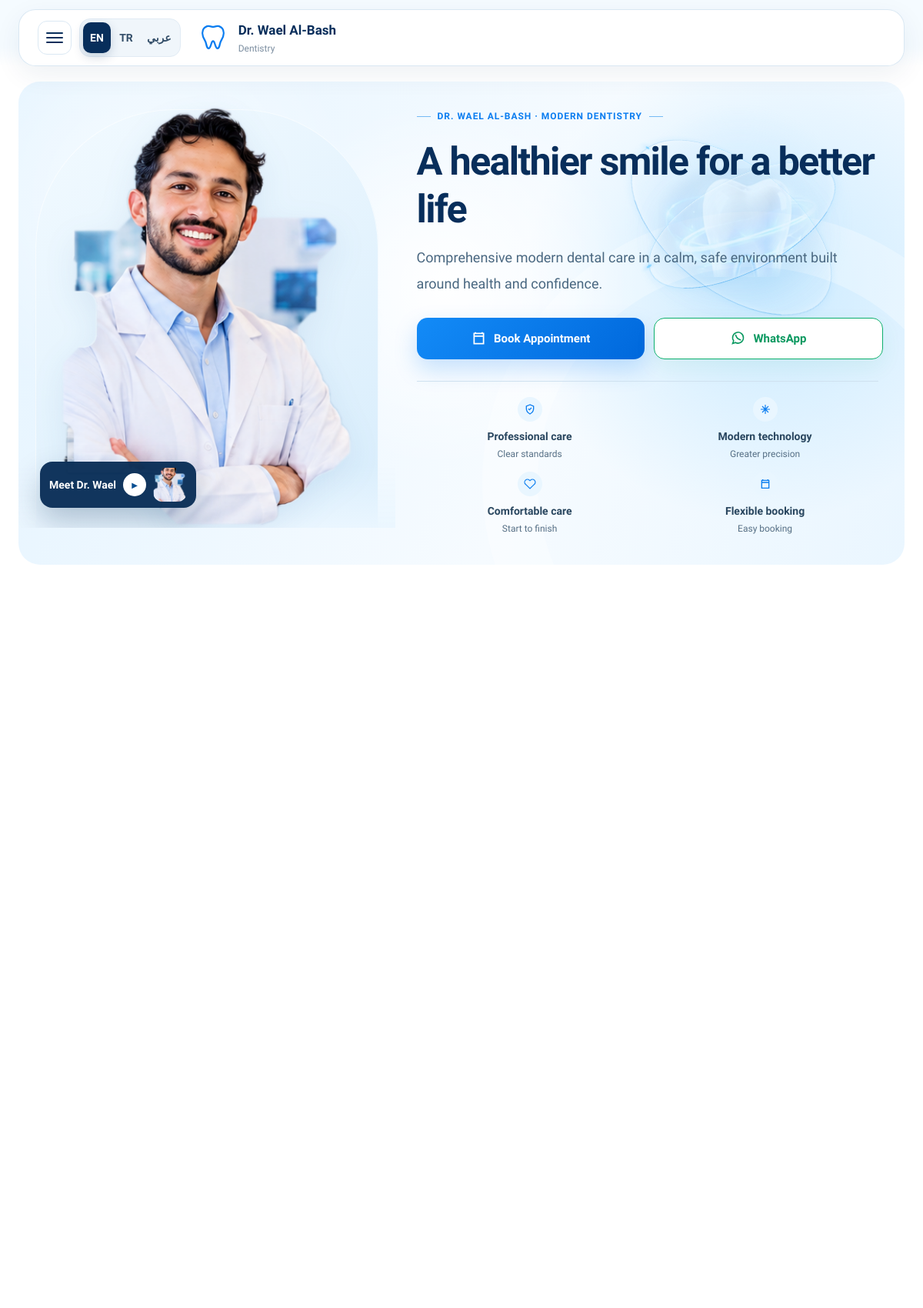
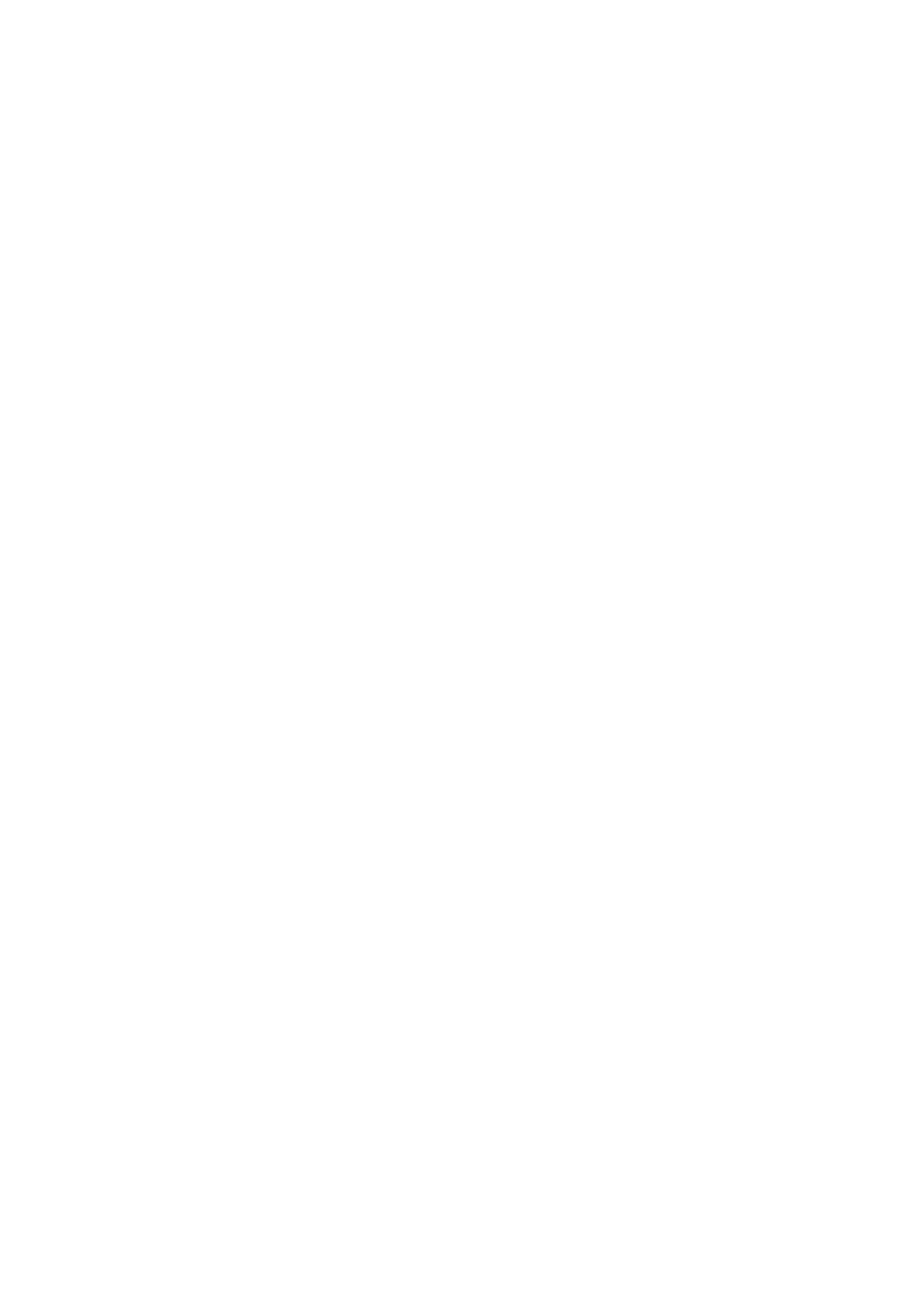
Screenshot of /?lang=en (upper part) with the database file from the repository (2 pictures, top to bottom).
### app/main.py (models this page shows)
class Base(DeclarativeBase): pass

class SiteSetting(Base):
    __tablename__="site_settings"
    key: Mapped[str] = mapped_column(String(100), primary_key=True)
    value: Mapped[str] = mapped_column(Text, default="")

### app/main.py (the view)
@app.get("/",response_class=HTMLResponse)
def home(request:Request,s:Session=Depends(db)):
    l=lang(request)
    services=s.scalars(select(Service).where(Service.active==True).order_by(Service.sort_order)).all()
    cases=s.scalars(select(ClinicalCase).where(ClinicalCase.status=="published").order_by(ClinicalCase.id.desc()).limit(6)).all()
    arts=s.scalars(select(Article).where(Article.published==True).order_by(Article.id.desc()).limit(3)).all()
    reviews=s.scalars(select(Review).where(Review.published==True).order_by(Review.id.desc()).limit(6)).all()
    faqs=s.scalars(select(FAQ).where(FAQ.published==True).order_by(FAQ.sort_order, FAQ.id)).all()
    r=templates.TemplateResponse(request,"home.html",{"request":request,"l":l,"t":I18N[l],"services":[tr_service(x,l) for x in services],"cases":cases,"settings":settings_dict(s),"articles":arts,"reviews":reviews,"faqs":faqs})
    r.set_cookie("lang",l,max_age=31536000,samesite="lax"); return r

### app/templates/home.html (shortened to what this page needs)
{% extends 'base.html' %}
{% block head %}<link rel="stylesheet" href="/static/home-v8.css?v=15">{% endblock %}
{% block body %}
<div class="premium-site">
  <header class="site-header" id="siteHeader">
    <div class="header-shell">
      <a class="brand" href="/?lang={{l}}" aria-label="Dr. Wael Al-Bash">
        <span class="brand-tooth" aria-hidden="true"><svg viewBox="0 0 48 48"><path d="M15 7c-6 2-8 8-6 15 1 4 4 6 5 12 1 6 4 8 6 3 2-5 2-8 4-8s2 3 4 8c2 5 5 3 6-3 1-6 4-8 5-12 2-7 0-13-6-15-4-1-7 1-9 1s-5-2-9-1Z" fill="none" stroke="currentColor" stroke-width="2.6" stroke-linecap="round" stroke-linejoin="round"/></svg></span>
        <span class="brand-copy"><b>{{settings.doctor_name_ar if l=='ar' else settings.doctor_name_en}}</b><small>{{ 'طب وجراحة الفم والأسنان' if l=='ar' else ('Diş Hekimliği' if l=='tr' else 'Dentistry') }}</small></span>
      </a>
      <div class="header-actions">
        <div class="lang-switch" aria-label="Language selector"><a class="{{'active' if l=='ar'}}" href="/?lang=ar">عربي</a><a class="{{'active' if l=='tr'}}" href="/?lang=tr">TR</a><a class="{{'active' if l=='en'}}" href="/?lang=en">EN</a></div>
        <button class="menu-toggle" id="menuToggle" aria-label="{{ 'القائمة' if l=='ar' else ('Menü' if l=='tr' else 'Menu') }}" aria-controls="mobileDrawer" aria-expanded="false"><span></span><span></span><span></span></button>
      </div>
    </div>
  </header>
  <main>
    <section class="hero" id="home">
      <div class="hero-doctor" data-reveal="left">
        <img src="/static/uploads/doctor/wael-doctor-cutout-v6.png" alt="{{settings.doctor_name_ar if l=='ar' else settings.doctor_name_en}}" fetchpriority="high">
        {% if settings.video_enabled != '0' %}<button class="video-chip" type="button" data-video-open data-url="{{settings.video_url}}"><img src="{{settings.video_poster or '/static/uploads/doctor/wael-doctor-cutout-v6.png'}}" alt=""><span class="play">▶</span><span>{{settings.video_title_ar if l=='ar' else (settings.video_title_tr if l=='tr' else settings.video_title_en)}}</span></button>{% endif %}
      </div>
      <div class="hero-copy" data-reveal="up">
        <div class="kicker"><span></span>DR. WAEL AL-BASH · MODERN DENTISTRY<span></span></div>
        <div class="hero-3d" aria-hidden="true" data-reveal="right"><div class="tooth-orbit orbit-one"></div><div class="tooth-orbit orbit-two"></div><div class="tooth-glow"></div><img src="/static/service-3d/hero-tooth.webp" alt=""></div>
        {% if l=='ar' %}<h1>{% if not settings.hero_title_ar or settings.hero_title_ar == 'ابتسامة صحية .. لحياة أجمل' %}ابتسامة <em>صحية</em> ..<strong>لحياة أجمل</strong>{% else %}{{settings.hero_title_ar}}{% endif %}</h1><p>{{settings.hero_subtitle_ar}}</p>
        {% elif l=='tr' %}<h1>{% if settings.hero_title_tr %}{{settings.hero_title_tr}}{% else %}<span>Sağlıklı bir gülüş</span><strong>Daha güzel bir hayat</strong>{% endif %}</h1><p>{{settings.hero_subtitle_tr}}</p>
        {% else %}<h1>{% if settings.hero_title_en %}{{settings.hero_title_en}}{% else %}<span>A healthier smile</span><strong>For a better life</strong>{% endif %}</h1><p>{{settings.hero_subtitle_en}}</p>{% endif %}
        <div class="hero-actions"><a class="btn btn-primary" href="/booking?lang={{l}}"><svg viewBox="0 0 24 24"><path d="M7 3v3M17 3v3M4 9h16M5 5h14v15H5z" fill="none" stroke="currentColor" stroke-width="2"/></svg>{{t.book}}</a><a class="btn btn-whatsapp" href="https://wa.me/{{settings.whatsapp}}" target="_blank" rel="noopener"><svg viewBox="0 0 24 24"><path d="M20 11.5a8 8 0 0 1-11.8 7L4 20l1.5-4.1A8 8 0 1 1 20 11.5Z" fill="none" stroke="currentColor" stroke-width="1.8"/><path d="M8.6 7.4c1 4 3.1 6.1 7.1 7.1" fill="none" stroke="currentColor" stroke-width="1.8" stroke-linecap="round"/></svg>{{t.whatsapp}}</a></div>
        <div class="trust-row"><div><i><svg viewBox="0 0 24 24"><path d="M12 3 5 6v5c0 5 3 8 7 10 4-2 7-5 7-10V6l-7-3Zm-3 8 2 2 4-4" fill="none" stroke="currentColor" stroke-width="2"/></svg></i><b>{{ 'رعاية مهنية' if l=='ar' else ('Profesyonel bakım' if l=='tr' else 'Professional care') }}</b><small>{{ 'بمعايير واضحة' if l=='ar' else ('Net standartlar' if l=='tr' else 'Clear standards') }}</small></div><div><i><svg viewBox="0 0 24 24"><path d="M12 3v18M3 12h18M6 6l12 12M18 6 6 18" fill="none" stroke="currentColor" stroke-width="1.7"/></svg></i><b>{{ 'تقنيات حديثة' if l=='ar' else ('Modern teknoloji' if l=='tr' else 'Modern technology') }}</b><small>{{ 'لنتائج أدق' if l=='ar' else ('Hassas sonuçlar' if l=='tr' else 'Greater precision') }}</small></div><div><i><svg viewBox="0 0 24 24"><path d="M20.8 4.6a5.5 5.5 0 0 0-7.8 0L12 5.6l-1-1a5.5 5.5 0 0 0-7.8 7.8l1 1L12 21l7.8-7.6 1-1a5.5 5.5 0 0 0 0-7.8Z" fill="none" stroke="currentColor" stroke-width="1.8"/></svg></i><b>{{ 'تجربة مريحة' if l=='ar' else ('Konforlu deneyim' if l=='tr' else 'Comfortable care') }}</b><small>{{ 'من البداية للنهاية' if l=='ar' else ('Baştan sona' if l=='tr' else 'Start to finish') }}</small></div><div><i><svg viewBox="0 0 24 24"><path d="M7 3v3M17 3v3M4 9h16M5 5h14v15H5z" fill="none" stroke="currentColor" stroke-width="2"/></svg></i><b>{{ 'مواعيد مرنة' if l=='ar' else ('Esnek randevu' if l=='tr' else 'Flexible booking') }}</b><small>{{ 'حجز سريع وواضح' if l=='ar' else ('Kolay rezervasyon' if l=='tr' else 'Easy booking') }}</small></div></div>
      </div>
    </section>
  </main>
</div>
{% endblock %}

### app/static/style.css (style rules this page uses)
:root { --blue:#0878e8;--navy:#082c57;--ink:#10233d;--muted:#66758a;--line:#e5edf5;--bg:#f5f9fd;--green:#11a36a;--shadow:0 18px 55px rgba(8,44,87,.1) }
* { box-sizing:border-box }
html { scroll-behavior:smooth }
body { margin:0;font-family:Inter,"Segoe UI",Tahoma,Arial,sans-serif;color:var(--ink);background:#fff }
a { text-decoration:none;color:inherit }
.brand { display:grid;grid-template-columns:auto auto;column-gap:8px;align-items:center;min-width:max-content }
.brand small { color:var(--muted);font-size:10px }
.btn { border:0;border-radius:11px;padding:11px 18px;background:linear-gradient(135deg,var(--blue),#0b63c7);color:#fff;font-weight:700;display:inline-flex;justify-content:center;align-items:center;cursor:pointer }
.hero { min-height:610px;display:grid;grid-template-columns:1fr 1fr;align-items:center;gap:35px;padding:55px max(5vw,40px);overflow:hidden;background:radial-gradient(circle at 70% 20%,#e1f4ff 0,transparent 37%),linear-gradient(135deg,#fafdff,#eef7ff) }
.hero-copy { max-width:620px }
.hero h1 { font-size:clamp(42px,5vw,72px);line-height:1.05;margin:18px 0 }
.hero p { font-size:19px;color:var(--muted);line-height:1.8 }
.site-header { position:sticky;top:0;z-index:80;padding:14px 4vw 0;background:linear-gradient(180deg,rgba(242,249,255,.98),rgba(242,249,255,0)) }
.header-actions { display:flex;align-items:center;gap:12px }

### rows the page displays
SiteSetting: value "Dr. Wael Al-Bash"
SiteSetting: value "Meet Dr. Wael"
SiteSetting: hero_title_en "A healthier smile for a better life"
SiteSetting: hero_subtitle_en "Comprehensive modern dental care in a calm, safe environment built around health and confidence."
SiteSetting: whatsapp "WhatsApp"

### other values shown
{{ t.book }} "Book Appointment"
